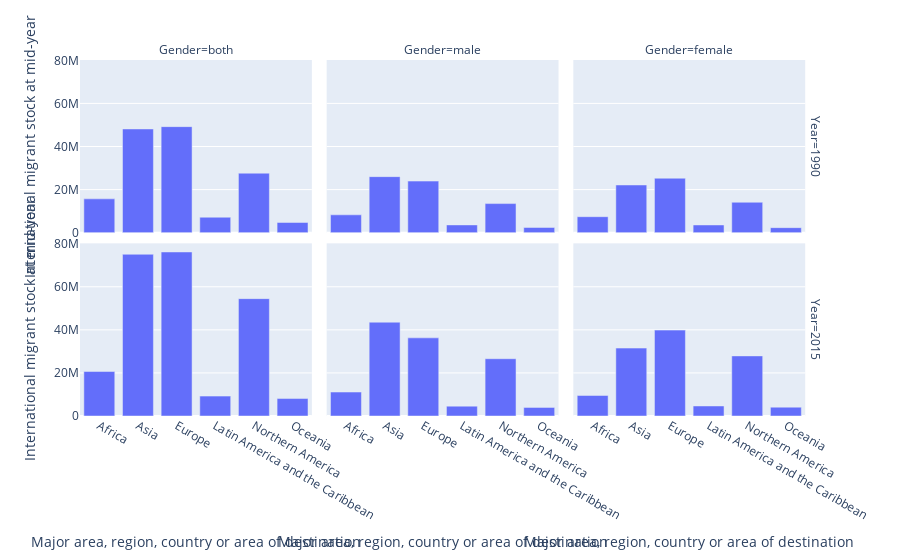

Source (notebook cell):
### Code cell
#1990 
plt1 = plotTable.loc[["Africa","Asia","Europe","Latin America and the Caribbean","Northern America","Oceania"]]
plt1 = plt1[plt1["Year"].isin(["1990","2015"])]
plt1.reset_index(inplace=True)
fig = px.bar(plt1,x="Major area, region, country or area of destination",y="International migrant stock at mid-year",facet_col="Gender",facet_row="Year")
fig.show()

### Figure 1 — Plotly figure (JSON) as saved in the notebook; plotly's stock layout.template omitted (floating-point values rounded to 4 significant figures)
{"data": [{"alignmentgroup": "True", "hovertemplate": "Year=1990<br>Gender=both<br>Major area, region, country or area of destination=%{x}<br>International migrant stock at mid-year=%{y}<extra></extra>", "legendgroup": "", "marker": {"color": "#636efa", "pattern": {"shape": ""}}, "name": "", "offsetgroup": "", "orientation": "v", "showlegend": false, "textposition": "auto", "type": "bar", "x": ["Africa", "Asia", "Europe", "Latin America and the Caribbean", "Northern America", "Oceania"], "xaxis": "x4", "y": [15690623, 48142261, 49219200, 7169728, 27610542, 4730858], "yaxis": "y4"}, {"alignmentgroup": "True", "hovertemplate": "Year=1990<br>Gender=male<br>Major area, region, country or area of destination=%{x}<br>International migrant stock at mid-year=%{y}<extra></extra>", "legendgroup": "", "marker": {"color": "#636efa", "pattern": {"shape": ""}}, "name": "", "offsetgroup": "", "orientation": "v", "showlegend": false, "textposition": "auto", "type": "bar", "x": ["Africa", "Asia", "Europe", "Latin America and the Caribbean", "Northern America", "Oceania"], "xaxis": "x5", "y": [8279564, 26011875, 23946673, 3597037, 13497319, 2415042], "yaxis": "y5"}, {"alignmentgroup": "True", "hovertemplate": "Year=1990<br>Gender=female<br>Major area, region, country or area of destination=%{x}<br>International migrant stock at mid-year=%{y}<extra></extra>", "legendgroup": "", "marker": {"color": "#636efa", "pattern": {"shape": ""}}, "name": "", "offsetgroup": "", "orientation": "v", "showlegend": false, "textposition": "auto", "type": "bar", "x": ["Africa", "Asia", "Europe", "Latin America and the Caribbean", "Northern America", "Oceania"], "xaxis": "x6", "y": [7411059, 22130386, 25272527, 3572691, 14113223, 2315816], "yaxis": "y6"}, {"alignmentgroup": "True", "hovertemplate": "Year=2015<br>Gender=both<br>Major area, region, country or area of destination=%{x}<br>International migrant stock at mid-year=%{y}<extra></extra>", "legendgroup": "", "marker": {"color": "#636efa", "pattern": {"shape": ""}}, "name": "", "offsetgroup": "", "orientation": "v", "showlegend": false, "textposition": "auto", "type": "bar", "x": ["Africa", "Asia", "Europe", "Latin America and the Caribbean", "Northern America", "Oceania"], "xaxis": "x", "y": [20649557, 75081125, 76145954, 9233989, 54488725, 8100886], "yaxis": "y"}, {"alignmentgroup": "True", "hovertemplate": "Year=2015<br>Gender=male<br>Major area, region, country or area of destination=%{x}<br>International migrant stock at mid-year=%{y}<extra></extra>", "legendgroup": "", "marker": {"color": "#636efa", "pattern": {"shape": ""}}, "name": "", "offsetgroup": "", "orientation": "v", "showlegend": false, "textposition": "auto", "type": "bar", "x": ["Africa", "Asia", "Europe", "Latin America and the Caribbean", "Northern America", "Oceania"], "xaxis": "x2", "y": [11123423, 43550416, 36272616, 4583051, 26586377, 3999552], "yaxis": "y2"}, {"alignmentgroup": "True", "hovertemplate": "Year=2015<br>Gender=female<br>Major area, region, country or area of destination=%{x}<br>International migrant stock at mid-year=%{y}<extra></extra>", "legendgroup": "", "marker": {"color": "#636efa", "pattern": {"shape": ""}}, "name": "", "offsetgroup": "", "orientation": "v", "showlegend": false, "textposition": "auto", "type": "bar", "x": ["Africa", "Asia", "Europe", "Latin America and the Caribbean", "Northern America", "Oceania"], "xaxis": "x3", "y": [9526134, 31530709, 39873338, 4650938, 27902348, 4101334], "yaxis": "y3"}], "layout": {"annotations": [{"font": {}, "showarrow": false, "text": "Gender=both", "x": 0.1567, "xanchor": "center", "xref": "paper", "y": 1, "yanchor": "bottom", "yref": "paper"}, {"font": {}, "showarrow": false, "text": "Gender=male", "x": 0.49, "xanchor": "center", "xref": "paper", "y": 1, "yanchor": "bottom", "yref": "paper"}, {"font": {}, "showarrow": false, "text": "Gender=female", "x": 0.8233, "xanchor": "center", "xref": "paper", "y": 1, "yanchor": "bottom", "yref": "paper"}, {"font": {}, "showarrow": false, "text": "Year=2015", "textangle": 90, "x": 0.98, "xanchor": "left", "xref": "paper", "y": 0.2425, "yanchor": "middle", "yref": "paper"}, {"font": {}, "showarrow": false, "text": "Year=1990", "textangle": 90, "x": 0.98, "xanchor": "left", "xref": "paper", "y": 0.7575, "yanchor": "middle", "yref": "paper"}], "barmode": "relative", "legend": {"tracegroupgap": 0}, "margin": {"t": 60}, "xaxis": {"anchor": "y", "domain": [0, 0.3133], "title": {"text": "Major area, region, country or area of destination"}}, "xaxis2": {"anchor": "y2", "domain": [0.3333, 0.6467], "matches": "x", "title": {"text": "Major area, region, country or area of destination"}}, "xaxis3": {"anchor": "y3", "domain": [0.6667, 0.98], "matches": "x", "title": {"text": "Major area, region, country or area of destination"}}, "xaxis4": {"anchor": "y4", "domain": [0, 0.3133], "matches": "x", "showticklabels": false}, "xaxis5": {"anchor": "y5", "domain": [0.3333, 0.6467], "matches": "x", "showticklabels": false}, "xaxis6": {"anchor": "y6", "domain": [0.6667, 0.98], "matches": "x", "showticklabels": false}, "yaxis": {"anchor": "x", "domain": [0, 0.485], "title": {"text": "International migrant stock at mid-year"}}, "yaxis2": {"anchor": "x2", "domain": [0, 0.485], "matches": "y", "showticklabels": false}, "yaxis3": {"anchor": "x3", "domain": [0, 0.485], "matches": "y", "showticklabels": false}, "yaxis4": {"anchor": "x4", "domain": [0.515, 1], "matches": "y", "title": {"text": "International migrant stock at mid-year"}}, "yaxis5": {"anchor": "x5", "domain": [0.515, 1], "matches": "y", "showticklabels": false}, "yaxis6": {"anchor": "x6", "domain": [0.515, 1], "matches": "y", "showticklabels": false}}}
